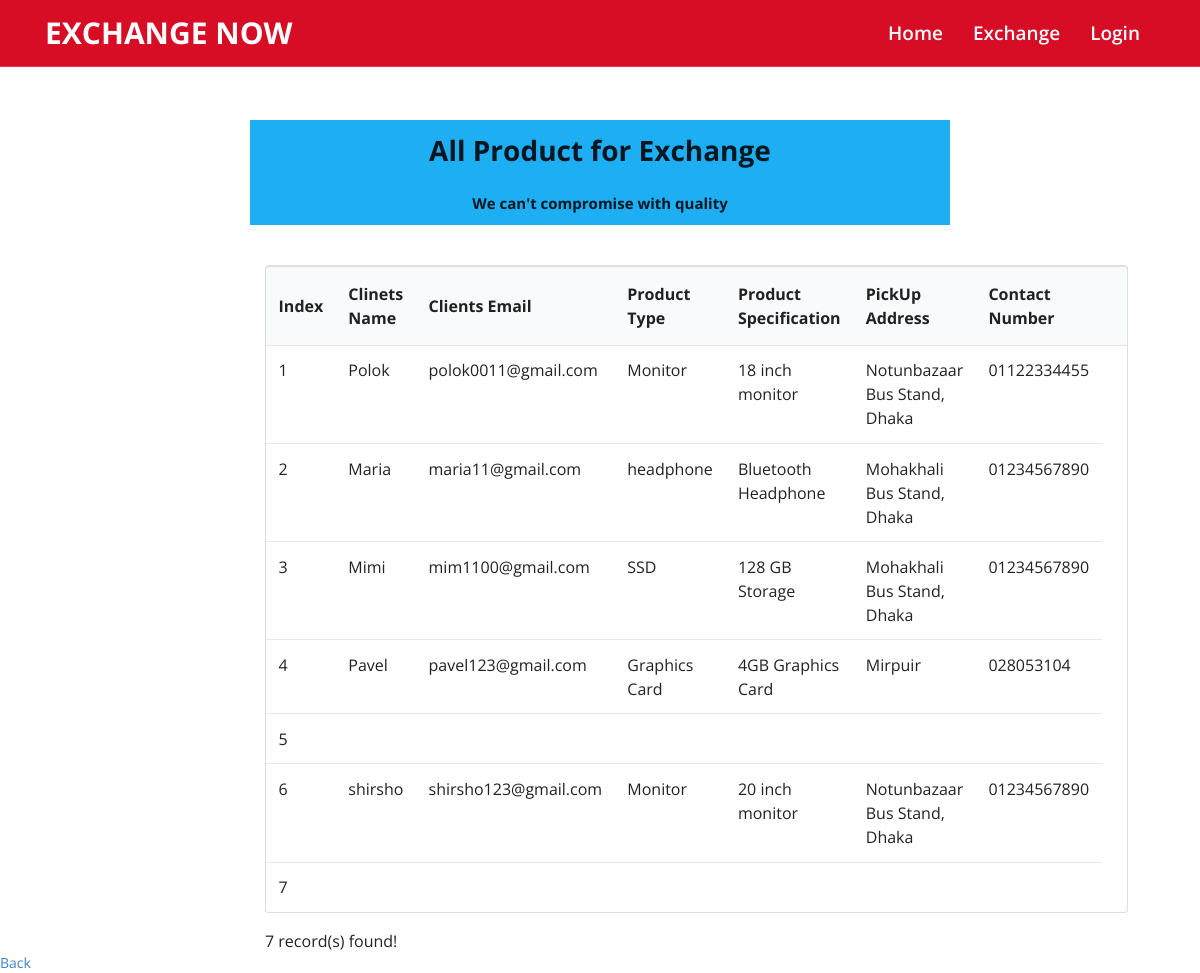
Page /exchange/exchange_history.php on the committed database.
### tables this page shows
CREATE TABLE `exchange_history` (
  `Product_No` int(11) NOT NULL,
  `Client_Name` varchar(20) NOT NULL,
  `Email` varchar(30) NOT NULL,
  `Product_TYPE` varchar(30) NOT NULL,
  `Product_Descrption` varchar(500) DEFAULT NULL,
  `Pick_UP_ADDRESS` varchar(200) DEFAULT NULL,
  `Contact_Number` varchar(20) DEFAULT NULL
);

### exchange/exchange_history.php (the view, shortened to what this page needs)
<!DOCTYPE html>
<html>
<head>
  <link rel="stylesheet" href="css/fontawesome.css">
  <link rel="stylesheet" href="css/owl.carousel.min.css">
  <link rel="stylesheet" href="css/bootstrap.min.css">
  <link rel="stylesheet" href="css/style.css">
  <link rel="stylesheet" href="css/responsive.css">
  <link rel="stylesheet" href="css/semantic.min.css">
   <?php require_once('db_config.php'); ?>
</head>
<body>
<header class="header fixed-top">
  <div class="container">
    <nav class="navbar navbar-expand-lg navbar-light">
       <a class="navbar-brand" href="#"></span>Exchange Now</a>
      <div class="collapse navbar-collapse" id="collapsibleNavbar">
        <ul class="navbar-nav ml-auto">
         <li class="nav-item">
           <a class="nav-link active" href="index.php"> Home</a>
         </li>
          <li class="nav-item">
           <a class="nav-link active" href="exchange.php"> Exchange </a>
         </li>
         <li class="nav-item">
           <a class="nav-link active" href="login.php"> Login</a>
         </li>
       </ul>
      </div>
    </nav>
  </div>
</header>
<br>
<br>
<br><br>
<br><br>
</body>
<body>
  <div class="ui text container" style ="text-align: center; background-color: #1eaef4; padding: 1% ">
    <h1> All Product for Exchange</h1>
    <h4> We can't compromise with quality</h4>
    </div>
    <br><br>
<?php
    $conn = new mysqli($servername, $username, $password, $dbname);
    $query = "SELECT * FROM `exchange_history` ";
    if ($result = $conn->query($query)) {
      printf('<div class="ui text container">');
      printf('<table class="ui unstackable table">');
      printf("<thead> <tr> <th>Index</th> <th>Clinets Name</th> <th>Clients Email</th> <th>Product Type</th> <th>Product Specification</th> <th>PickUp Address</th> <th>Contact Number</th>
       <th></th> </tr> </thead>");
      $index = 1;
        while ($row = $result->fetch_assoc()) {
            printf ('<tr> <td>%s</td> <td>%s</td> <td>%s</td> <td>%s</td> <td>%s</td> <td>%s</td> <td>%s</td></td>
              </tr>', $index, $row["Client_Name"], $row["Email"], $row["Product_TYPE"], $row["Product_Descrption"], $row["Pick_UP_ADDRESS"], $row["Contact_Number"]
              );
            $index++;
        }
        printf("</table>");
        printf("%d record(s) found!<br>", $result->num_rows);
      printf('</div>');
    }
    else
    {
      printf("No record found!");
    }
    echo "<a href='../index.php'>Back</a>";
  ?>
</body>
</html>

### exchange/css/style.css (style rules this page uses)
* { margin: 0; padding: 0; outline: none; }
a { text-decoration: none!important; }
.header { border-bottom: 1px solid rgba(255,255,255,.2); background-color: #d70d25; }
.header .navbar { padding: 0; }
.header .navbar.navbar-light .navbar-brand { font-size: 30px; font-weight: 700; text-transform: uppercase; color: #ffffff; }
.header .navbar #collapsibleNavbar .nav-item .nav-link { color: #ffffff; font-size: 19px; text-transform: capitalize; font-weight: 600; padding: 20px 15px 20px; line-height: 26px; opacity: 0.6; }
.header .navbar #collapsibleNavbar .nav-item .nav-link.active { opacity: 1; }

### rows in the picture
exchange_history: Client_Name "Polok", Email "polok0011@gmail.com", Product_TYPE "Monitor", Product_Descrption "18 inch monitor", Pick_UP_ADDRESS "Notunbazaar Bus Stand, Dhaka", Contact_Number "01122334455"
exchange_history: Client_Name "Maria", Email "maria11@gmail.com", Product_TYPE "headphone", Product_Descrption "Bluetooth Headphone", Pick_UP_ADDRESS "Mohakhali Bus Stand, Dhaka", Contact_Number "01234567890"
exchange_history: Client_Name "Mimi", Email "mim1100@gmail.com", Product_TYPE "SSD", Product_Descrption "128 GB Storage", Pick_UP_ADDRESS "Mohakhali Bus Stand, Dhaka", Contact_Number "01234567890"
exchange_history: Client_Name "Pavel", Email "pavel123@gmail.com", Product_TYPE "Graphics Card", Product_Descrption "4GB Graphics Card", Pick_UP_ADDRESS "Mirpuir", Contact_Number "028053104"
exchange_history: Client_Name "shirsho", Email "shirsho123@gmail.com", Product_TYPE "Monitor", Product_Descrption "20 inch monitor", Pick_UP_ADDRESS "Notunbazaar Bus Stand, Dhaka", Contact_Number "01234567890"
exchange_history: Product_No "7"
